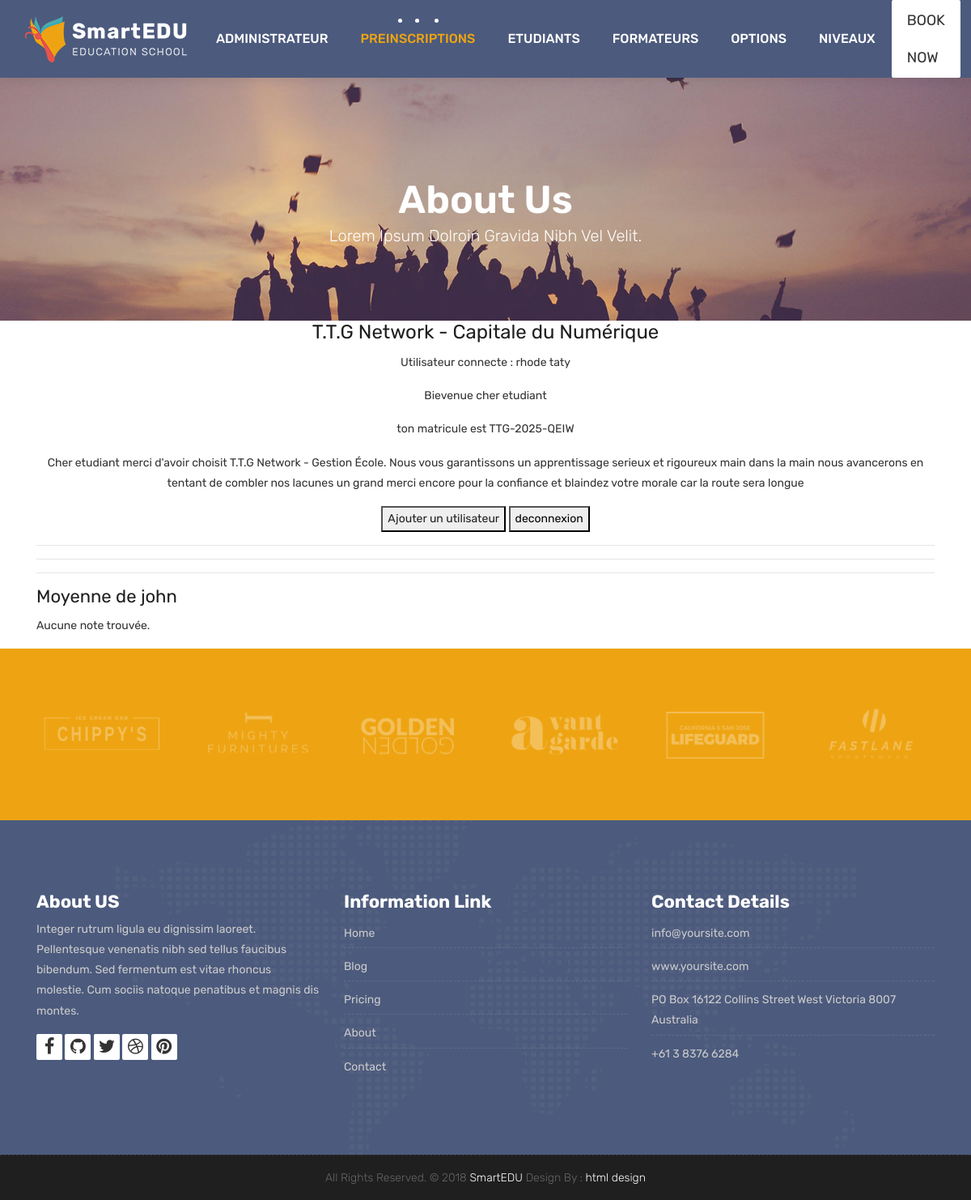
Screenshot of /moyenne/TTG-2025-D6SQ/ (signed in) with the database file from the repository.
### core/models.py (models this page shows, shortened)
class User(AbstractUser):
    ROLES = (
        ('admin', 'Administrateur'),
        ('formateur', 'Formateur'),
        ('etudiant', 'Étudiant'),
        ('parent', 'Parent'),
    )
    role = models.CharField(max_length=20, choices=ROLES)
    code_formateur = models.CharField(max_length=10, unique=True, null=True, blank=True)
    code_parent = models.CharField(max_length=10, unique=True, null=True, blank=True)
    matricule = models.CharField(max_length=30, unique=True, null=True, blank=True)

class Etudiant(models.Model):
    user = models.OneToOneField(User, on_delete=models.CASCADE, limit_choices_to={'role': 'etudiant'})
    option = models.ForeignKey(Option, on_delete=models.SET_NULL, null=True)
    niveau = models.ForeignKey(Niveau, on_delete=models.SET_NULL, null=True)
    date_inscription = models.DateField(default=timezone.now)

### core/views.py (the view, shortened to what this page needs)
# urls.py: path('moyenne/<str:matricule>/', views.moyenne_etudiant, name='moyenne_etudiant'),
@login_required
def moyenne_etudiant(request, matricule):
    etudiant = get_object_or_404(Etudiant, user__matricule=matricule)
    notes = Note.objects.filter(etudiant=etudiant)
    if not notes.exists():
        return render(request, 'moyenne.html', {'etudiant': etudiant, 'message': "Aucune note trouvée."})

### core/templates/moyenne.html (shortened to what this page needs)
{% extends "base.html" %}
{% block content %}
  <hr>
  <h2>Moyenne de {{ etudiant.user.username }}</h2>
{% if message %}
  <p>{{ message }}</p>
{% endif %}
{% endblock %}

### core/templates/base.html (shortened to what this page needs)
<!DOCTYPE html>
{% load static %}
<html lang="en">
    <link rel="stylesheet" href="{% static 'css/bootstrap.min.css' %}">
    <link rel="stylesheet" href="{% static 'css/style.css' %}">
    <link rel="stylesheet" href="{% static 'css/versions.css' %}">
    <link rel="stylesheet" href="{% static 'css/responsive.css' %}">
    <link rel="stylesheet" href="{% static 'css/custom.css' %}">
</head>
<body class="host_version">
	<header class="top-navbar">
		<nav class="navbar navbar-expand-lg navbar-light bg-light">
			<div class="container-fluid">
				<a class="navbar-brand" href="index.html">
					<img src="/static/images/logo.png" alt="" />
				</a>
				<div class="collapse navbar-collapse" id="navbars-host">
					<ul class="navbar-nav ml-auto">
						<li class="nav-item"><a class="nav-link" href="{% url 'admin:index' %}">Administrateur</a></li>
						<li class="nav-item active"><a class="nav-link" href="{% url 'preinscription' %}">Preinscriptions</a></li>
						<li class="nav-item dropdown">
							<a class="nav-link dropdown-toggle" href="#" id="dropdown-a" data-toggle="dropdown">Etudiants</a>
						</li>
						<li class="nav-item dropdown">
							<a class="nav-link dropdown-toggle" href="#" id="dropdown-a" data-toggle="dropdown">Formateurs </a>
						</li>
						<li class="nav-item"><a class="nav-link" href="{% url 'options' %}">Options</a></li>
						<li class="nav-item"><a class="nav-link" href="{% url 'niveau' %}">Niveaux</a></li>
					</ul>
					<ul class="nav navbar-nav navbar-right">
                        <li><a class="hover-btn-new log" href="#" data-toggle="modal" data-target="#login"><span>Book Now</span></a></li>
                    </ul>
				</div>
			</div>
		</nav>
	</header>
	<div class="all-title-box" style="background-image: url('/static/images/banner.jpg');">
		<div class="container text-center">
			<h1>About Us<span class="m_1">Lorem Ipsum dolroin gravida nibh vel velit.</span></h1>
		</div>
	</div>
<section class="container" style="text-align: center;">
  <header>
      <h1>T.T.G Network - Capitale du Numérique</h1>
      <main>
          <p>Utilisateur connecte : {{user}}</p>
            {% if user.is_authenticated %}
            {% if user.role %}
            <p>Bievenue cher {{user.role}} </p>
            {% else %}
            <p>Bievenue cher Admin </p>
            {% endif %}
              {% if user.matricule %}
              <p>ton matricule est {{user.matricule}}</p>
              <p>
                  Cher etudiant merci d'avoir choisit T.T.G Network - Gestion École.
                  Nous vous garantissons un apprentissage serieux et rigoureux main dans
                  la main nous avancerons en tentant de combler nos lacunes un grand merci
                  encore pour la confiance et blaindez votre morale car la route sera longue
              </p>
              {% endif %}
            {% endif %}
          <button><a href="{% url 'urlregister' %}">Ajouter un utilisateur</a></button>
          <a href="{% url 'urllogout' %}"><button>deconnexion</button></a>
          <hr>
          <hr>
        </main>
</section>
  <div class="container">
    {% block content %}{% endblock %}
  </div>
    <div class="parallax section dbcolor">
        <div class="container">
            <div class="row logos">
                <div class="col-md-2 col-sm-2 col-xs-6 wow fadeInUp">
                    <a href="#"><img src="static/images/logo_01.png" alt="" class="img-repsonsive"></a>
                </div>
                <div class="col-md-2 col-sm-2 col-xs-6 wow fadeInUp">
                    <a href="#"><img src="static/images/logo_02.png" alt="" class="img-repsonsive"></a>
                </div>
                <div class="col-md-2 col-sm-2 col-xs-6 wow fadeInUp">
                    <a href="#"><img src="static/images/logo_03.png" alt="" class="img-repsonsive"></a>
                </div>
                <div class="col-md-2 col-sm-2 col-xs-6 wow fadeInUp">
                    <a href="#"><img src="static/images/logo_04.png" alt="" class="img-repsonsive"></a>
                </div>
                <div class="col-md-2 col-sm-2 col-xs-6 wow fadeInUp">
                    <a href="#"><img src="static/images/logo_05.png" alt="" class="img-repsonsive"></a>
                </div>
                <div class="col-md-2 col-sm-2 col-xs-6 wow fadeInUp">
                    <a href="#"><img src="static/images/logo_06.png" alt="" class="img-repsonsive"></a>
                </div>
            </div>
        </div>
    </div>
    <footer class="footer">
        <div class="container">
            <div class="row">
                <div class="col-lg-4 col-md-4 col-xs-12">
                    <div class="widget clearfix">
                        <div class="widget-title">
                            <h3>About US</h3>
                        </div>
                        <p> Integer rutrum ligula eu dignissim laoreet. Pellentesque venenatis nibh sed tellus faucibus bibendum. Sed fermentum est vitae rhoncus molestie. Cum sociis natoque penatibus et magnis dis montes.</p>
                        <div class="footer-right">
							<ul class="footer-links-soi">
								<li><a href="#"><i class="fa fa-facebook"></i></a></li>
								<li><a href="#"><i class="fa fa-github"></i></a></li>
								<li><a href="#"><i class="fa fa-twitter"></i></a></li>
								<li><a href="#"><i class="fa fa-dribbble"></i></a></li>
								<li><a href="#"><i class="fa fa-pinterest"></i></a></li>
							</ul>
						</div>
                    </div>
                </div>
				<div class="col-lg-4 col-md-4 col-xs-12">
                    <div class="widget clearfix">
                        <div class="widget-title">
                            <h3>Information Link</h3>
                        </div>
                        <ul class="footer-links">
                            <li><a href="#">Home</a></li>
                            <li><a href="#">Blog</a></li>
                            <li><a href="#">Pricing</a></li>
							<li><a href="#">About</a></li>
							<li><a href="#">Contact</a></li>
                        </ul>
                    </div>
                </div>
                <div class="col-lg-4 col-md-4 col-xs-12">
                    <div class="widget clearfix">
                        <div class="widget-title">
                            <h3>Contact Details</h3>
                        </div>
                        <ul class="footer-links">
                            <li><a href="mailto:#">info@yoursite.com</a></li>
                            <li><a href="#">www.yoursite.com</a></li>
                            <li>PO Box 16122 Collins Street West Victoria 8007 Australia</li>
                            <li>+61 3 8376 6284</li>
                        </ul>
                    </div>
                </div>
            </div>
        </div>
    </footer>
    <div class="copyrights">
        <div class="container">
            <div class="footer-distributed">
                <div class="footer-center">
                    <p class="footer-company-name">All Rights Reserved. &copy; 2018 <a href="#">SmartEDU</a> Design By : <a href="https://html.design/">html design</a></p>
                </div>
            </div>
        </div>
    </div>
</body>
</html>

### rows the page displays
User: username "rhode taty", role "etudiant", matricule "TTG-2025-QEIW"
Etudiant: user.username "john"

### other values shown
{{ message }} "Aucune note trouvée."
